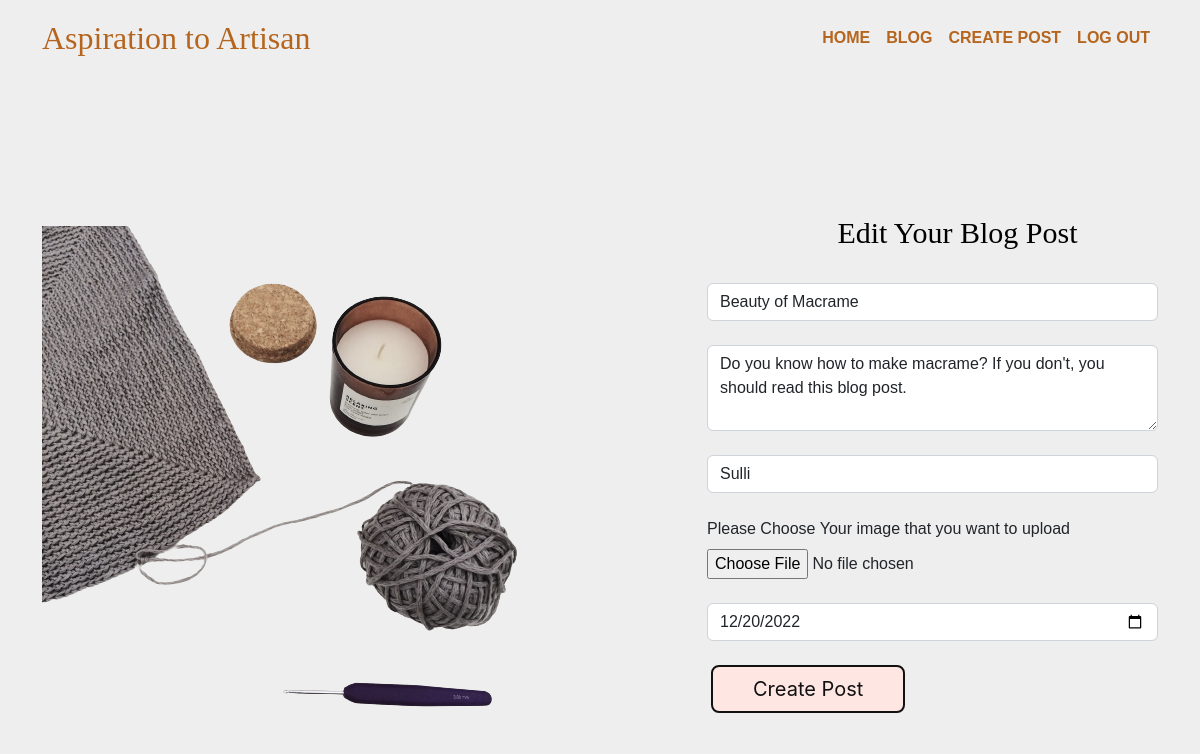
The app's page /blog/edit/9 (signed in) with its own data.
### Artisan/model.py (models this page shows)
class Cards(db.Model,UserMixin):
    card_id = db.Column(db.Integer,primary_key=True)
    title = db.Column(db.String(255),nullable=False)
    content = db.Column(db.Text)
    author = db.Column(db.String(255),nullable=False)
    created_date = db.Column(db.DateTime,default=datetime.utcnow)
    image_url = db.Column(db.String(255), nullable=False)
    user_id = db.Column(db.Integer,db.ForeignKey('user.id'))

### Artisan/routes.py (the view, shortened to what this page needs)
@app.route('/blog/edit/<int:id>',methods=["GET","POST"])
@login_required
def editPost(id):
    updatecard = Cards.query.get_or_404(id)
    form = BlogPostForm()
    id = current_user.id
    if id == updatecard.owned_user.id:
        form.title.data =  updatecard.title
        form.content.data = updatecard.content
        form.author.data = updatecard.author
        form.created_date.data = updatecard.created_date
        form.image.data = updatecard.image_url
        return render_template('editPost.html',form=form,id=updatecard.card_id)
    else:
        flash(f'Only Allow User can Edit post',category='warning')
        cards = Cards.query.order_by(Cards.created_date)
        return render_template('Blog.html',cards=cards)

### Artisan/form.py
class BlogPostForm(FlaskForm):
    title = StringField(label='title',validators=[DataRequired()])
    content = TextAreaField(label='content',validators=[DataRequired()])
    author = StringField(label='author',validators=[DataRequired()])
    created_date = DateField(label='created_dae',validators=[DataRequired()])
    image = StringField (label='image')
    create = SubmitField(label='Create Post')

### Artisan/routes.py (called while the page is built)
@login_manager.user_loader
def load_user(user_id):
    return User.query.get(int(user_id))

### Artisan/templates/editPost.html (shortened to what this page needs)
{% extends "layout.html" %}
{% block main %}
<section class="vh-100">
    <div class="container py-5 h-100">
      <div class="row d-flex align-items-center justify-content-center h-100">
        <div class="col-md-8 col-lg-7 col-xl-6">
          <img src="/static/image/wool3.png" class="img-fluid" alt="Phone image" >
        </div>
        <div class="col-md-7 col-lg-5 col-xl-5 offset-xl-1">
          <form method="post" enctype="multipart/form-data" >
            <h3 class="text-center">Edit Your Blog Post</h3>
            <div class="form-outline mb-4">
              {{ form.title(class="form-control",placeholder="Enter Title")}}
            </div>
            <div class="form-outline mb-4">
                  {{ form.content(class="form-control",id="exampleFormControlTextarea1", rows="3",placeholder="Content")}}
            </div>
            <div class="form-outline mb-4">
              {{ form.author(class="form-control",placeholder="Enter Your Name")}}
          </div>
          <div class="form-outline mb-4">
              <label for="formFile" class="form-label">Please Choose Your image that you want to upload</label>
              {{ form.image(class="form-control-file",type="file", id="formFile",placeholder="Image")}}
          </div>
          <div class="form-outline mb-4">
              {{ form.created_date(class="form-control",placeholder="Content")}}
          </div>
          <div class="form-outline mb-4">
              {{ form.create(class="btn button-56 btn-floating mx-1 ")}}
          </div>
          </form>
        </div>
      </div>
    </div>
  </section>
{% endblock %}

### Artisan/static/styles.css (style rules this page uses)
html,body { height: 100%; background-color: #eeeeee; margin:0; padding:0; font-family:Calibre,Sans-Serif; }
.button-56 { align-items: center; background-color: #fee6e3; border: 2px solid #111; border-radius: 8px; box-sizing: border-box; color: #111; cursor: pointer; display: flex; font-family: Inter,sans-serif; font-size: 20px; height: 48px; justify-content: center; line-height: 24px; max-width: 100%; padding: 0 25px; position: relative; text-align: center; text-decoration: none; user-select: none; -webkit-user-select: none; touch-action: manipulation; }
.button-56:after { background-color: #111; border-radius: 8px; content: ""; display: block; height: 48px; left: 0; width: 100%; position: absolute; top: -2px; transform: translate(8px, 8px); transition: transform .2s ease-out; z-index: -1; }
@media (min-width: 768px) { .button-56 { padding: 0 40px; } }
h3 { margin-left:50px; color: black; font-weight:300px; font-size: 30px; font-family: elmessiri-semibold; }

### records on screen
Cards: title "Beauty of Macrame", content "Do you know how to make macrame? If you don't, you should read this blog post.", author "Sulli", created_date "12/20/2022"
